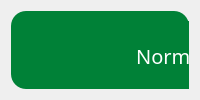
           <widget class="QWidget" name="page_normal">
            <layout class="QVBoxLayout" name="verticalLayout_5">
             <item>
              <widget class="QWidget" name="widget_15" native="true">
               <property name="styleSheet">
                <string notr="true">background-color: rgb(0, 129, 55);
border-radius: 15px;</string>
               </property>
               <widget class="QLabel" name="label_28">
                <property name="geometry">
                 <rect>
                  <x>10</x>
                  <y>10</y>
                  <width>301</width>
                  <height>71</height>
                 </rect>
                </property>
                <property name="font">
                 <font>
                  <family>Arial Black</family>
                  <pointsize>15</pointsize>
                 </font>
                </property>
                <property name="text">
                 <string>&lt;html&gt;&lt;head/&gt;&lt;body&gt;&lt;p&gt;&lt;span style=&quot; color:#ffffff;&quot;&gt;Normal&lt;/span&gt;&lt;/p&gt;&lt;/body&gt;&lt;/html&gt;</string>
                </property>
                <property name="alignment">
                 <set>Qt::AlignCenter</set>
                </property>
               </widget>
               <widget class="QLabel" name="label_42">
                <property name="geometry">
                 <rect>
                  <x>10</x>
                  <y>90</y>
                  <width>301</width>
                  <height>71</height>
                 </rect>
                </property>
                <property name="styleSheet">
                 <string notr="true">image: url(:/resource/happy (2).png);</string>
                </property>
                <property name="text">
                 <string/>
                </property>
               </widget>
              </widget>
             </item>
            </layout>
           </widget>
